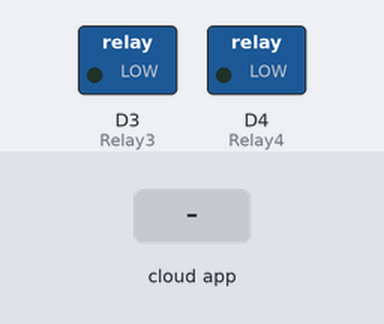
Recording of a sketch running on a simulated ESP8266 (NodeMCU). Parts: switched loads named in the sketch (green lamp = pin HIGH). The inputs (shaded band) are chosen by the test bench. WiFi joins after 1.5 s; servers stay silent unless stated; no MQTT or app messages arrive unless stated; what the sketch prints to the serial monitor is not drawn.

Above: at 2.7 s.
2.8 s: the phone or cloud app sets Relay3 to 1
At 3.4 s:
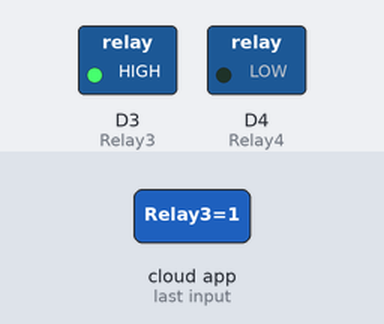
4.3 s: the phone or cloud app sets Relay4 to 1
At 5.5 s:
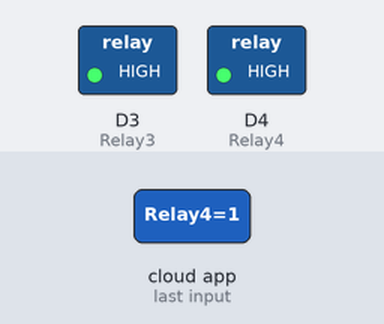
5.8 s: the phone or cloud app sets Relay3 to 0
At 6.1 s:
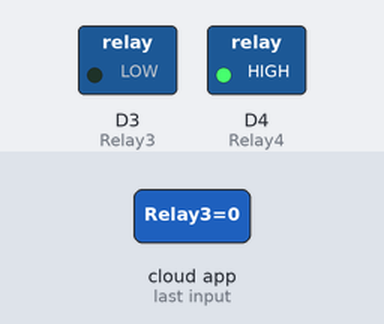
7.3 s: the phone or cloud app sets Relay4 to 0
At 8.3 s:
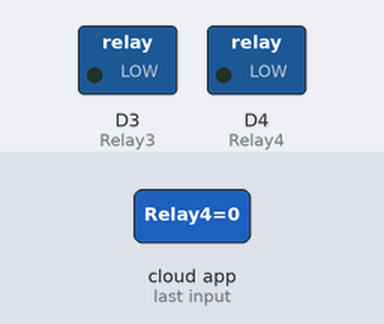
Timing chart, 0 to 9.8 s (numbered marks = the images above; inputs shaded):
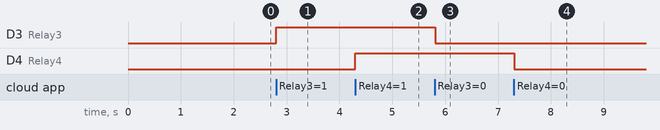

The sketch:

home_automation___google_assistant.using_NODEM.ino
```cpp
//https://github.com/007Emil/spector
//Google Assistant Home Automation
#include <ESP8266WiFi.h>
#include "Adafruit_MQTT.h"
#include "Adafruit_MQTT_Client.h"


#define Relay3            D3
#define Relay4            D4

#define WLAN_SSID       "-------"             // Your SSID
#define WLAN_PASS       "-------"        // Your password

/************************* Adafruit.io Setup *********************************/

#define AIO_SERVER      "io.adafruit.com" //Adafruit Server
#define AIO_SERVERPORT  1883
#define AIO_USERNAME    "-----"            // Username
#define AIO_KEY         "--------"   // Auth Key

//WIFI CLIENT
WiFiClient client;

Adafruit_MQTT_Client mqtt(&client, AIO_SERVER, AIO_SERVERPORT, AIO_USERNAME, AIO_KEY);


Adafruit_MQTT_Subscribe Light3 = Adafruit_MQTT_Subscribe(&mqtt, AIO_USERNAME "/feeds/Relay3");
Adafruit_MQTT_Subscribe Light4 = Adafruit_MQTT_Subscribe(&mqtt, AIO_USERNAME "/feeds/Relay4");

void MQTT_connect();

void setup() {
  Serial.begin(115200);


  pinMode(Relay3, OUTPUT);
  pinMode(Relay4, OUTPUT);

  // Connect to WiFi access point.
  Serial.println(); Serial.println();
  Serial.print("Connecting to ");
  Serial.println(WLAN_SSID);

  WiFi.begin(WLAN_SSID, WLAN_PASS);
  while (WiFi.status() != WL_CONNECTED) {
    delay(500);
    Serial.print(".");
  }
  Serial.println();

  Serial.println("WiFi connected");
  Serial.println("IP address: ");
  Serial.println(WiFi.localIP());
  mqtt.subscribe(&Light3);
  mqtt.subscribe(&Light4);
}

void loop() {

  MQTT_connect();


  Adafruit_MQTT_Subscribe *subscription;
  while ((subscription = mqtt.readSubscription(20000))) {

 if (subscription == &Light3) {
      Serial.print(F("Got: "));
      Serial.println((char *)Light3.lastread);
      int Light3_State = atoi((char *)Light3.lastread);
      digitalWrite(Relay3, Light3_State);
    }
    if (subscription == &Light4) {
      Serial.print(F("Got: "));
      Serial.println((char *)Light4.lastread);
      int Light4_State = atoi((char *)Light4.lastread);
      digitalWrite(Relay4, Light4_State);

    }
  }
}


void MQTT_connect() {
  int8_t ret;

  if (mqtt.connected()) {
    return;
  }

  Serial.print("Connecting to MQTT... ");

  uint8_t retries = 3;

  while ((ret = mqtt.connect()) != 0) {
    Serial.println(mqtt.connectErrorString(ret));
    Serial.println("Retrying MQTT connection in 5 seconds...");
    mqtt.disconnect();
    delay(5000);
    retries--;
    if (retries == 0) {
      while (1);
    }
  }
  Serial.println("MQTT Connected!");

}
```

Measured:
- after the input at 2.8 s, D3 (Relay3): LOW → HIGH at once
- after the input at 4.3 s, D4 (Relay4): LOW → HIGH at once
- after the input at 5.8 s, D3 (Relay3): HIGH → LOW at once
- after the input at 7.3 s, D4 (Relay4): HIGH → LOW at once
